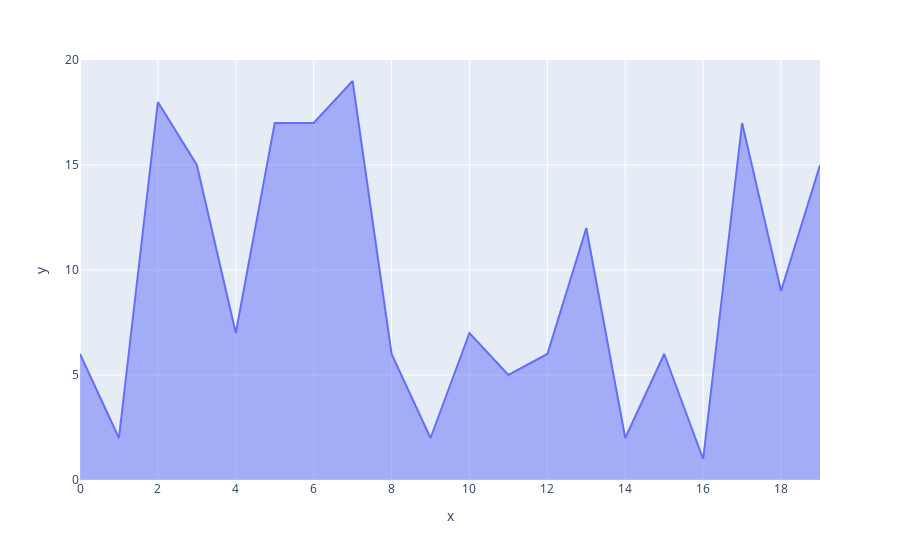

The code cell stored with this chart in its notebook:
### Code cell
px.area(x=x,y=y)

### Figure 1 — Plotly figure (JSON) as saved in the notebook; plotly's stock layout.template omitted (floating-point values rounded to 4 significant figures)
{"data": [{"fillpattern": {"shape": ""}, "hovertemplate": "x=%{x}<br>y=%{y}<extra></extra>", "legendgroup": "", "line": {"color": "#636efa"}, "marker": {"symbol": "circle"}, "mode": "lines", "name": "", "orientation": "v", "showlegend": false, "stackgroup": "1", "type": "scatter", "x": [0, 1, 2, 3, 4, 5, 6, 7, 8, 9, 10, 11, 12, 13, 14, 15, 16, 17, 18, 19], "xaxis": "x", "y": [6, 2, 18, 15, 7, 17, 17, 19, 6, 2, 7, 5, 6, 12, 2, 6, 1, 17, 9, 15], "yaxis": "y"}], "layout": {"legend": {"tracegroupgap": 0}, "margin": {"t": 60}, "xaxis": {"anchor": "y", "domain": [0, 1], "title": {"text": "x"}}, "yaxis": {"anchor": "x", "domain": [0, 1], "title": {"text": "y"}}}}
